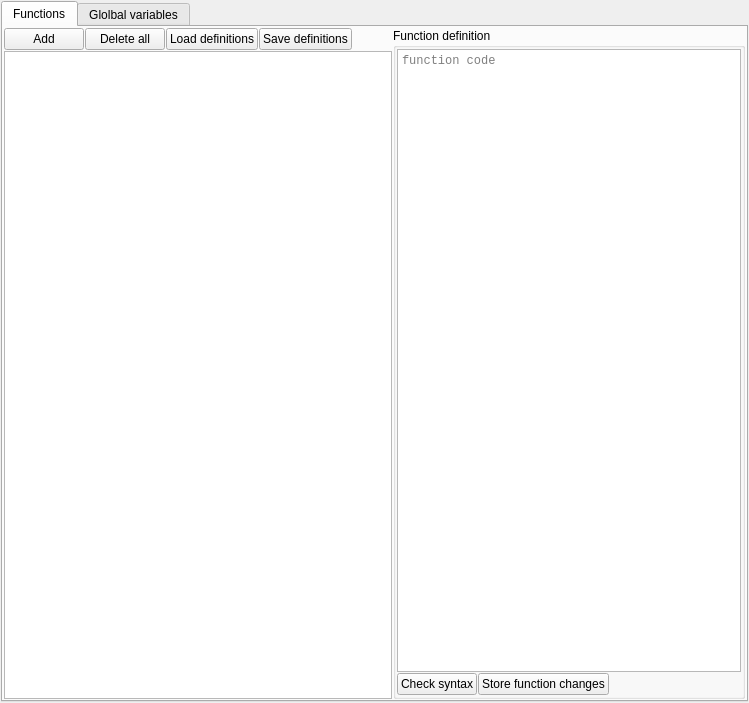
<?xml version="1.0" encoding="UTF-8"?>
<ui version="4.0">
 <class>FunctionsManager</class>
 <widget class="QWidget" name="FunctionsManager">
  <property name="geometry">
   <rect>
    <x>0</x>
    <y>0</y>
    <width>749</width>
    <height>703</height>
   </rect>
  </property>
  <property name="windowTitle">
   <string>Form</string>
  </property>
  <layout class="QVBoxLayout" name="verticalLayout">
   <property name="spacing">
    <number>1</number>
   </property>
   <property name="leftMargin">
    <number>1</number>
   </property>
   <property name="topMargin">
    <number>1</number>
   </property>
   <property name="rightMargin">
    <number>1</number>
   </property>
   <property name="bottomMargin">
    <number>1</number>
   </property>
   <item>
    <widget class="QTabWidget" name="tabs">
     <property name="currentIndex">
      <number>0</number>
     </property>
     <widget class="QWidget" name="tab">
      <attribute name="title">
       <string>Functions</string>
      </attribute>
      <layout class="QGridLayout" name="gridLayout_2" columnstretch="0,1">
       <property name="leftMargin">
        <number>1</number>
       </property>
       <property name="topMargin">
        <number>1</number>
       </property>
       <property name="rightMargin">
        <number>1</number>
       </property>
       <property name="bottomMargin">
        <number>1</number>
       </property>
       <property name="spacing">
        <number>1</number>
       </property>
       <item row="0" column="0">
        <layout class="QHBoxLayout" name="horizontalLayout_2">
         <property name="spacing">
          <number>1</number>
         </property>
         <item>
          <widget class="QPushButton" name="add_btn">
           <property name="text">
            <string>Add</string>
           </property>
           <property name="icon">
            <iconset resource="resource.qrc">
             <normaloff>:/plus.png</normaloff>:/plus.png</iconset>
           </property>
           <property name="iconSize">
            <size>
             <width>24</width>
             <height>24</height>
            </size>
           </property>
          </widget>
         </item>
         <item>
          <widget class="QPushButton" name="erase_btn">
           <property name="toolTip">
            <string/>
           </property>
           <property name="text">
            <string>Delete all</string>
           </property>
           <property name="icon">
            <iconset resource="resource.qrc">
             <normaloff>:/erase.png</normaloff>:/erase.png</iconset>
           </property>
           <property name="iconSize">
            <size>
             <width>24</width>
             <height>24</height>
            </size>
           </property>
          </widget>
         </item>
         <item>
          <widget class="QPushButton" name="import_btn">
           <property name="text">
            <string>Load definitions</string>
           </property>
           <property name="icon">
            <iconset resource="resource.qrc">
             <normaloff>:/open.png</normaloff>:/open.png</iconset>
           </property>
           <property name="iconSize">
            <size>
             <width>24</width>
             <height>24</height>
            </size>
           </property>
          </widget>
         </item>
         <item>
          <widget class="QPushButton" name="export_btn">
           <property name="text">
            <string>Save definitions</string>
           </property>
           <property name="icon">
            <iconset resource="resource.qrc">
             <normaloff>:/save.png</normaloff>:/save.png</iconset>
           </property>
           <property name="iconSize">
            <size>
             <width>24</width>
             <height>24</height>
            </size>
           </property>
          </widget>
         </item>
         <item>
          <spacer name="horizontalSpacer_5">
           <property name="orientation">
            <enum>Qt::Orientation::Horizontal</enum>
           </property>
           <property name="sizeHint" stdset="0">
            <size>
             <width>40</width>
             <height>20</height>
            </size>
           </property>
          </spacer>
         </item>
        </layout>
       </item>
       <item row="0" column="1" rowspan="2">
        <widget class="QGroupBox" name="function_group">
         <property name="title">
          <string>Function definition</string>
         </property>
         <layout class="QGridLayout" name="gridLayout" rowstretch="0,0">
          <property name="leftMargin">
           <number>1</number>
          </property>
          <property name="topMargin">
           <number>1</number>
          </property>
          <property name="rightMargin">
           <number>1</number>
          </property>
          <property name="bottomMargin">
           <number>1</number>
          </property>
          <property name="spacing">
           <number>1</number>
          </property>
          <item row="0" column="0" colspan="2">
           <widget class="QPlainTextEdit" name="function_definition">
            <property name="font">
             <font>
              <family>Consolas</family>
             </font>
            </property>
            <property name="horizontalScrollBarPolicy">
             <enum>Qt::ScrollBarPolicy::ScrollBarAsNeeded</enum>
            </property>
            <property name="lineWrapMode">
             <enum>QPlainTextEdit::LineWrapMode::NoWrap</enum>
            </property>
            <property name="tabStopDistance">
             <double>140.000000000000000</double>
            </property>
            <property name="placeholderText">
             <string>function code</string>
            </property>
           </widget>
          </item>
          <item row="1" column="0" colspan="2">
           <layout class="QHBoxLayout" name="horizontalLayout_3">
            <property name="spacing">
             <number>1</number>
            </property>
            <item>
             <widget class="QPushButton" name="check_syntax_btn">
              <property name="text">
               <string>Check syntax</string>
              </property>
              <property name="icon">
               <iconset resource="resource.qrc">
                <normaloff>:/checkmark.png</normaloff>:/checkmark.png</iconset>
              </property>
             </widget>
            </item>
            <item>
             <widget class="QPushButton" name="store_btn">
              <property name="text">
               <string>Store function changes</string>
              </property>
              <property name="icon">
               <iconset resource="resource.qrc">
                <normaloff>:/shift_down.png</normaloff>:/shift_down.png</iconset>
              </property>
             </widget>
            </item>
            <item>
             <spacer name="horizontalSpacer_2">
              <property name="orientation">
               <enum>Qt::Orientation::Horizontal</enum>
              </property>
              <property name="sizeHint" stdset="0">
               <size>
                <width>40</width>
                <height>20</height>
               </size>
              </property>
             </spacer>
            </item>
           </layout>
          </item>
         </layout>
        </widget>
       </item>
       <item row="1" column="0">
        <widget class="MinimalListWidget" name="functions_list">
         <property name="minimumSize">
          <size>
           <width>300</width>
           <height>0</height>
          </size>
         </property>
        </widget>
       </item>
      </layout>
     </widget>
     <widget class="QWidget" name="tab_2">
      <attribute name="title">
       <string>Glolbal variables</string>
      </attribute>
      <layout class="QGridLayout" name="gridLayout_3">
       <property name="leftMargin">
        <number>1</number>
       </property>
       <property name="topMargin">
        <number>1</number>
       </property>
       <property name="rightMargin">
        <number>1</number>
       </property>
       <property name="bottomMargin">
        <number>1</number>
       </property>
       <property name="spacing">
        <number>1</number>
       </property>
       <item row="0" column="0" colspan="2">
        <widget class="QPlainTextEdit" name="globals_definition">
         <property name="tabStopDistance">
          <double>140.000000000000000</double>
         </property>
        </widget>
       </item>
       <item row="1" column="0">
        <widget class="QPushButton" name="check_globals_syntax_btn">
         <property name="text">
          <string>Check syntax</string>
         </property>
         <property name="icon">
          <iconset resource="resource.qrc">
           <normaloff>:/checkmark.png</normaloff>:/checkmark.png</iconset>
         </property>
        </widget>
       </item>
       <item row="1" column="1">
        <spacer name="horizontalSpacer">
         <property name="orientation">
          <enum>Qt::Orientation::Horizontal</enum>
         </property>
         <property name="sizeHint" stdset="0">
          <size>
           <width>637</width>
           <height>20</height>
          </size>
         </property>
        </spacer>
       </item>
      </layout>
     </widget>
    </widget>
   </item>
  </layout>
 </widget>
 <customwidgets>
  <customwidget>
   <class>MinimalListWidget</class>
   <extends>QListWidget</extends>
   <header>asammdf.gui.widgets.list.h</header>
  </customwidget>
 </customwidgets>
 <resources>
  <include location="resource.qrc"/>
 </resources>
 <connections/>
</ui>
